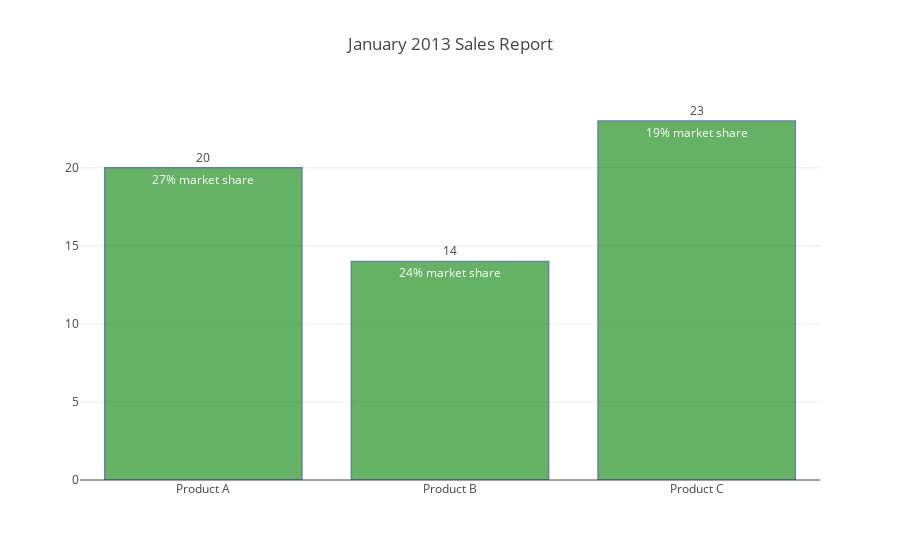

Notebook cell for this chart:
### Code cell
val xValue = Seq("Product A", "Product B", "Product C")

val yValue = Seq(20, 14, 23)

val trace1 = Bar(
  xValue,
  yValue,
  text = Seq("27% market share", "24% market share", "19% market share"),
  marker = Marker(
    color = Color.StringColor("green"),
    opacity = 0.6,
    line = Line(
      color = Color.RGB(8, 48, 107),
      width = 1.5
    )
  )
)

val data = Seq(trace1)

val annotations = xValue.zip(yValue).map {
  case (x, y) =>
    Annotation(
      x = x,
      y = y,
      text = y.toString,
      xanchor = Anchor.Center,
      yanchor = Anchor.Bottom,
      showarrow = false
    )
}

val layout = Layout(
  title = "January 2013 Sales Report",
  annotations = annotations
)

plot(data, layout)

### Figure 1 — Plotly figure (JSON) as saved in the notebook; plotly's stock layout.template omitted (floating-point values rounded to 4 significant figures)
{"data": [{"marker": {"color": "green", "line": {"color": "rgb(8, 48, 107)", "width": 1.5}, "opacity": 0.6}, "text": ["27% market share", "24% market share", "19% market share"], "type": "bar", "x": ["Product A", "Product B", "Product C"], "y": [20, 14, 23]}], "layout": {"annotations": [{"showarrow": false, "text": "20", "x": "Product A", "xanchor": "center", "y": 20, "yanchor": "bottom"}, {"showarrow": false, "text": "14", "x": "Product B", "xanchor": "center", "y": 14, "yanchor": "bottom"}, {"showarrow": false, "text": "23", "x": "Product C", "xanchor": "center", "y": 23, "yanchor": "bottom"}], "autosize": true, "title": {"text": "January 2013 Sales Report"}, "xaxis": {"autorange": true, "range": [-0.5, 2.5], "type": "category"}, "yaxis": {"autorange": true, "range": [0, 24.94], "type": "linear"}}}
